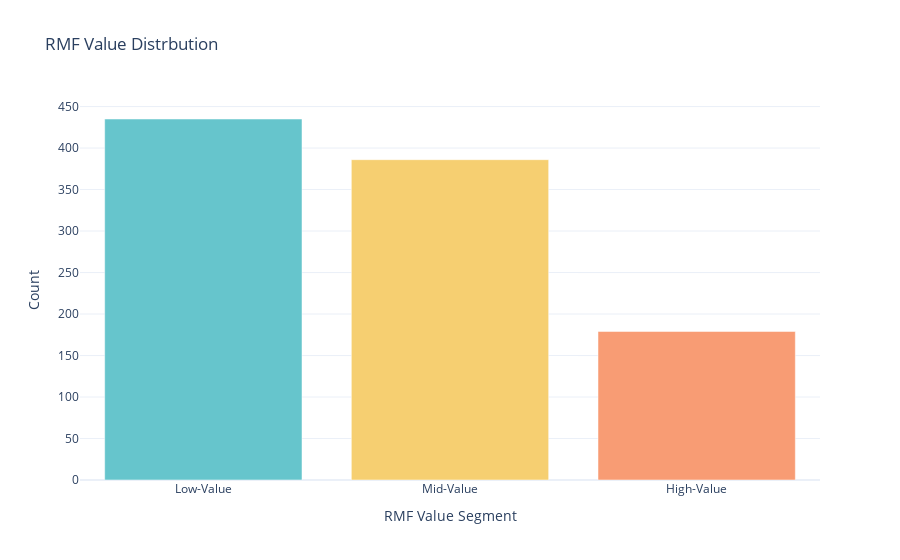

This figure's notebook cell:
### Markdown cell above
### **Data Visualization**

### Code cell
# RMF Segment Distribution
segment_counts = df['Value_Segment'].value_counts().reset_index()
segment_counts.columns = ['Value_Segment', 'Count']

pastel_colors = px.colors.qualitative.Pastel

# Create the Bar Chart
fig_segment_dist = px.bar(
    segment_counts, x='Value_Segment', y='Count',
    color='Value_Segment', color_discrete_sequence=pastel_colors,
    title='RMF Value Distrbution'
)
# Update the layout
fig_segment_dist.update_layout(
    xaxis_title='RMF Value Segment',
    yaxis_title='Count',
    showlegend=False
)
# Show the figure
fig_segment_dist.show()

### Figure 1 — Plotly figure (JSON) as saved in the notebook; plotly's stock layout.template omitted (floating-point values rounded to 4 significant figures)
{"data": [{"alignmentgroup": "True", "hovertemplate": "Value_Segment=%{x}<br>Count=%{y}<extra></extra>", "legendgroup": "Low-Value", "marker": {"color": "rgb(102, 197, 204)", "pattern": {"shape": ""}}, "name": "Low-Value", "offsetgroup": "Low-Value", "orientation": "v", "showlegend": true, "textposition": "auto", "type": "bar", "x": ["Low-Value"], "xaxis": "x", "y": [435], "yaxis": "y"}, {"alignmentgroup": "True", "hovertemplate": "Value_Segment=%{x}<br>Count=%{y}<extra></extra>", "legendgroup": "Mid-Value", "marker": {"color": "rgb(246, 207, 113)", "pattern": {"shape": ""}}, "name": "Mid-Value", "offsetgroup": "Mid-Value", "orientation": "v", "showlegend": true, "textposition": "auto", "type": "bar", "x": ["Mid-Value"], "xaxis": "x", "y": [386], "yaxis": "y"}, {"alignmentgroup": "True", "hovertemplate": "Value_Segment=%{x}<br>Count=%{y}<extra></extra>", "legendgroup": "High-Value", "marker": {"color": "rgb(248, 156, 116)", "pattern": {"shape": ""}}, "name": "High-Value", "offsetgroup": "High-Value", "orientation": "v", "showlegend": true, "textposition": "auto", "type": "bar", "x": ["High-Value"], "xaxis": "x", "y": [179], "yaxis": "y"}], "layout": {"barmode": "relative", "legend": {"title": {"text": "Value_Segment"}, "tracegroupgap": 0}, "showlegend": false, "title": {"text": "RMF Value Distrbution"}, "xaxis": {"anchor": "y", "categoryarray": ["Low-Value", "Mid-Value", "High-Value"], "categoryorder": "array", "domain": [0, 1], "title": {"text": "RMF Value Segment"}}, "yaxis": {"anchor": "x", "domain": [0, 1], "title": {"text": "Count"}}}}
